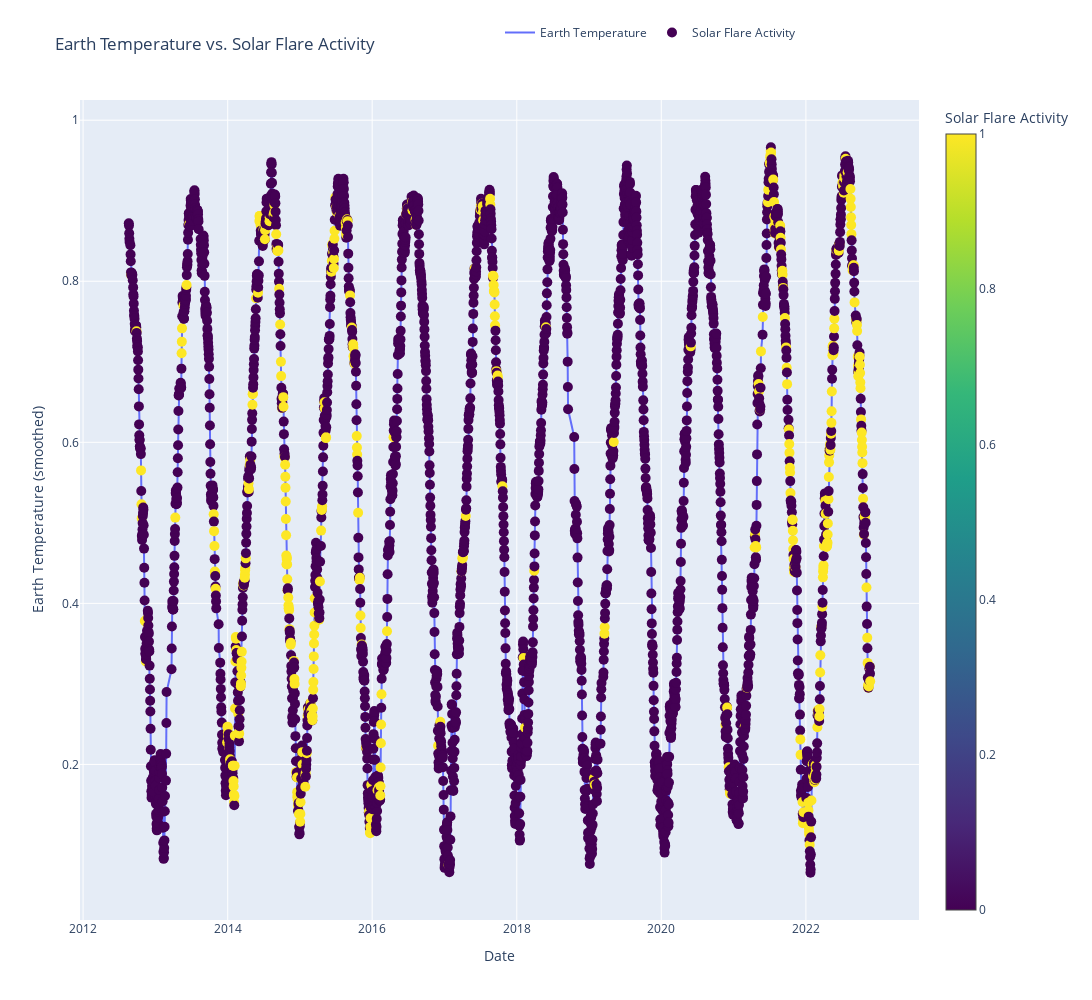

The notebook cell this image was saved under:
### Code cell
fig = go.Figure()
fig.add_trace(go.Scatter(
    x=earth_temp_daily_avg['date'],
    y=earth_temp_daily_avg['temperature_2m_smooth'],
    mode='lines',
    name='Earth Temperature'
))

fig.add_trace(go.Scatter(
    x=earth_temp_daily_avg['date'],
    y=earth_temp_daily_avg['temperature_2m_smooth'],
    mode='markers',
    marker=dict(
        color=earth_temp_daily_avg['solar_flare'], 
        size=10,
        showscale=True,
        colorscale='Viridis',
        colorbar=dict(
            title="Solar Flare Activity"
        )
    ),
    name='Solar Flare Activity'
))

fig.update_layout(
    title="Earth Temperature vs. Solar Flare Activity",
    xaxis_title="Date",
    yaxis_title="Earth Temperature (smoothed)",
    showlegend=True,
    legend_orientation="h",  # orientation to horizontal
    legend_x=0.5,  # center the legend horizontally
    legend_y=1.1,  # position the legend above the plot
    height=1000,
    width=2000
)

fig.show()

### Figure 1 — Plotly figure (JSON) as saved in the notebook; plotly's stock layout.template omitted (floating-point values rounded to 4 significant figures; data arrays with more than 128 entries replaced by an {"elided": "..."} marker saying what was removed)
{"data": [{"mode": "lines", "name": "Earth Temperature", "type": "scatter", "x": {"elided": "3451 str values"}, "y": {"elided": "3451 float values"}}, {"marker": {"color": {"elided": "3451 int values"}, "colorbar": {"title": {"text": "Solar Flare Activity"}}, "colorscale": [[0, "#440154"], [0.1111, "#482878"], [0.2222, "#3e4989"], [0.3333, "#31688e"], [0.4444, "#26828e"], [0.5556, "#1f9e89"], [0.6667, "#35b779"], [0.7778, "#6ece58"], [0.8889, "#b5de2b"], [1, "#fde725"]], "showscale": true, "size": 10}, "mode": "markers", "name": "Solar Flare Activity", "type": "scatter", "x": {"elided": "3451 str values"}, "y": {"elided": "3451 float values"}}], "layout": {"height": 1000, "legend": {"orientation": "h", "x": 0.5, "y": 1.1}, "showlegend": true, "title": {"text": "Earth Temperature vs. Solar Flare Activity"}, "width": 2000, "xaxis": {"title": {"text": "Date"}}, "yaxis": {"title": {"text": "Earth Temperature (smoothed)"}}}}
